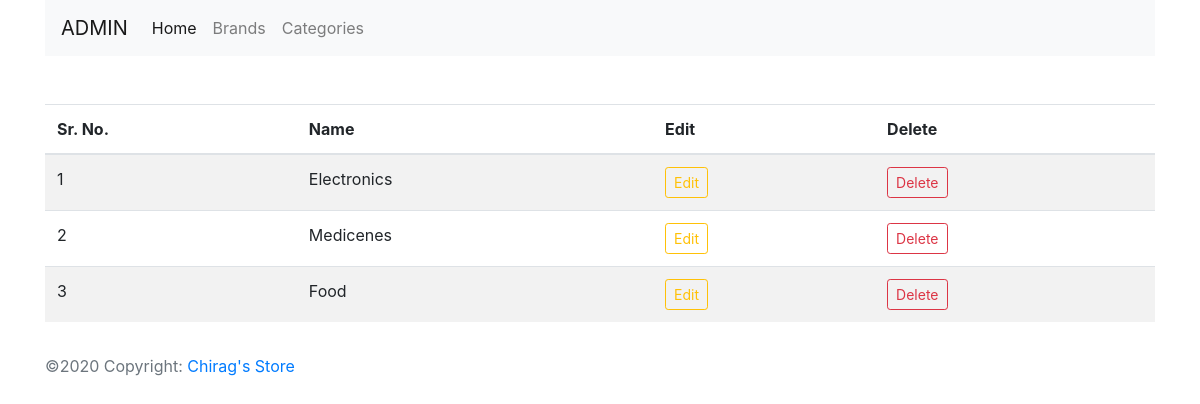
/categories (signed in), run on the app's committed database.
### shop/products/models.py (models this page shows)
class Category(db.Model):
    id = db.Column(db.Integer, primary_key=True)
    name = db.Column(db.String(64), nullable=False, unique=True)

### shop/admin/routes.py (the view)
@app.route('/categories')
def categories():
    if "email" not in session:
        flash(f"Please Log In", "danger")
        return redirect(url_for("login"))
    categories = Category.query.order_by(Category.id.desc()).all()
    return render_template('admin/categories.html', title="Categories Page", categories=categories)

### shop/templates/admin/categories.html (shortened to what this page needs)
{% extends 'layout.html' %}
{% block body_block %}
<div class="container">
    <nav class="navbar navbar-expand-lg navbar-light bg-light">
        <a class="navbar-brand" href="/admin">ADMIN</a>
        <div class="collapse navbar-collapse" id="navbarNavDropdown">
            <ul class="navbar-nav">
                <li class="nav-item active">
                    <a class="nav-link" href="/admin">Home <span class="sr-only">(current)</span></a>
                </li>
                <li class="nav-item">
                    <a class="nav-link" href="/brands">Brands</a>
                </li>
                <li class="nav-item">
                    <a class="nav-link" href="/categories">Categories</a>
                </li>
            </ul>
        </div>
    </nav>
</div>
<div class="container mt-5">
    <table class="table table-lg table-condensed table-striped table-hover">
        <thead>
            <th>Sr. No.</th>
            <th>Name</th>
            <th>Edit</th>
            <th>Delete</th>
        </thead>
        <tbody>
        {% if categories %}
            {% for category in categories %}
            <tr>
                <td>{{loop.index}}</td>
                <td>{{category.name}}</td>
                <td><a href="{{url_for('updatecategory', id=category.id)}}" class="btn btn-sm btn-outline-warning"> Edit</a></td>
                <td>
                    <button type="button" class="btn btn-outline-danger btn-sm" data-toggle="modal"
                        data-target="#staticBackdrop-{{category.id}}">
                        Delete
                    </button>
                </td>
            </tr>
            {% endfor %}
        {% endif %}
        </tbody>
    </table>
</div>
{% endblock body_block %}

### data on the page
Category: name "Electronics"
Category: name "Medicenes"
Category: name "Food"
